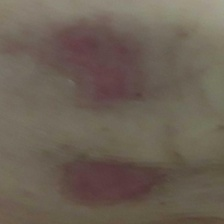
#> input picture tmp_images/caso0-224_orig_224.png, 224 x 224 px, given in place of the camera
$ python collect_negative_samples.py
#> lines starting #> are read from the running program, lines starting #| are printed output that depends on the picture
#!/usr/bin/env python3
"""
HEAL+ — Coleta de Amostras Negativas para Treinamento YOLO

Este script captura frames da webcam que NÃO contêm feridas,
para usar como exemplos negativos no treinamento do modelo YOLO.

Tipos de negativos úteis:
  - Pele saudável (braços, mãos, pernas)
  - Rostos
  - Superfícies (mesas, roupas, pisos)
  - Objetos médicos (curativos limpos, luvas)

Uso:
  python scripts/collect_negative_samples.py --output dataset/negative_samples
  python scripts/collect_negative_samples.py --output dataset/negative_samples --camera 1
  python scripts/collect_negative_samples.py --augment  # Aumenta amostras existentes

Instruções:
  - Pressione ESPAÇO para capturar o frame atual
  - Pressione 'a' para ativar captura automática (1 frame/segundo)
  - Pressione 'q' para sair
  - Movimente a câmera mostrando pele saudável, rostos, objetos, superfícies
"""

import argparse
import sys
import time
from pathlib import Path

import cv2
import numpy as np

# Adiciona raiz do projeto ao path
PROJECT_ROOT = Path(__file__).resolve().parent.parent
sys.path.insert(0, str(PROJECT_ROOT))


def collect_from_webcam(output_dir: Path, camera_id: int = 0):
    """Captura frames da webcam interativamente."""
#> called with camera_id = 0
    output_dir.mkdir(parents=True, exist_ok=True)

    cap = cv2.VideoCapture(camera_id)
    if not cap.isOpened():
        print(f"[ERRO] Não foi possível abrir a câmera {camera_id}")
        return

    cap.set(cv2.CAP_PROP_FRAME_WIDTH, 1280)
    cap.set(cv2.CAP_PROP_FRAME_HEIGHT, 720)

    # Conta arquivos existentes para continuar a numeração
    existing = list(output_dir.glob("neg_*.jpg"))
    counter = len(existing)
    auto_capture = False
    last_auto = 0.0

    print(f"\n{'='*60}")
    print(f"  HEAL+ Coleta de Amostras Negativas")
    print(f"{'='*60}")
    print(f"  Diretório: {output_dir}")
    print(f"  Imagens existentes: {counter}")
    print(f"  Camera: {camera_id}")
    print(f"")
    print(f"  [ESPAÇO] Capturar frame")
    print(f"  [A]      Captura automática (1/s)")
    print(f"  [Q]      Sair")
    print(f"{'='*60}\n")

    while True:
        ret, frame = cap.read()
#> frame is the input picture: shape (224, 224, 3); mean B, G, R 84.6, 96.4, 108.1
        if not ret:
            time.sleep(0.01)
            continue

        display = frame.copy()
        h, w = display.shape[:2]
#> h = 224; w = 224

        # HUD
        cv2.rectangle(display, (8, 8), (350, 80), (0, 0, 0), -1)
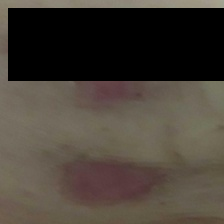
#> display: shape (224, 224, 3); mean B, G, R 56, 64.8, 72.4
        cv2.rectangle(display, (8, 8), (350, 80), (0, 200, 255), 1)
        mode = "AUTO" if auto_capture else "MANUAL"
        cv2.putText(display, f"NEGATIVAS  |  {mode}  |  #{counter}",
                     (14, 32), cv2.FONT_HERSHEY_SIMPLEX, 0.6, (0, 200, 255), 1)
        cv2.putText(display, "[ESPACO] Capturar  [A] Auto  [Q] Sair",
                     (14, 60), cv2.FONT_HERSHEY_SIMPLEX, 0.45, (200, 200, 200), 1)
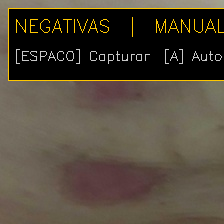
#> display: shape (224, 224, 3); mean B, G, R 57.8, 70.6, 79.2

        cv2.imshow("HEAL+ Coleta de Negativos", display)

        # Captura automática
        if auto_capture and (time.time() - last_auto) >= 1.0:
            fname = output_dir / f"neg_{counter:05d}.jpg"
            cv2.imwrite(str(fname), frame)
            counter += 1
            last_auto = time.time()
            print(f"  [AUTO] Salvo: {fname.name}  (total: {counter})")

        key = cv2.waitKey(30) & 0xFF
#> (key q is pressed here)
        if key == ord('q'):
            break
        elif key == ord(' '):
            fname = output_dir / f"neg_{counter:05d}.jpg"
            cv2.imwrite(str(fname), frame)
            counter += 1
            print(f"  [MANUAL] Salvo: {fname.name}  (total: {counter})")
        elif key == ord('a'):
            auto_capture = not auto_capture
            state = "LIGADA" if auto_capture else "DESLIGADA"
            print(f"  Captura automática: {state}")

    cap.release()
    cv2.destroyAllWindows()
    print(f"\nTotal de amostras negativas: {counter}")


# [93 lines left out: functions augment_negatives, create_yolo_negative_labels, not called in this run]


def main():
    parser = argparse.ArgumentParser(
        description="HEAL+ — Coleta e Augmentação de Amostras Negativas"
    )
    parser.add_argument(
        "--output", "-o",
        type=str,
        default="dataset/negative_samples",
        help="Diretório de saída para as imagens (default: dataset/negative_samples)",
    )
    parser.add_argument(
        "--camera", "-c",
        type=int,
        default=0,
        help="ID da câmera (default: 0)",
    )
    parser.add_argument(
        "--augment",
        action="store_true",
        help="Apenas aumenta amostras negativas existentes (sem webcam)",
    )
    parser.add_argument(
        "--copies",
        type=int,
        default=3,
        help="Número de cópias por imagem na augmentação (default: 3)",
    )
    parser.add_argument(
        "--labels",
        action="store_true",
        help="Gera labels YOLO vazios para as amostras negativas",
    )
    args = parser.parse_args()

    output_dir = Path(args.output)

    if args.labels:
        label_dir = output_dir.parent / "yolo_wounds" / "labels" / "train"
        create_yolo_negative_labels(output_dir, label_dir)
    elif args.augment:
        augment_negatives(output_dir, copies=args.copies)
    else:
        collect_from_webcam(output_dir, camera_id=args.camera)

        # Pergunta se quer aumentar
#> (the run stopped early here; a loop or call above may not have finished)

$ run again, on tmp_images/caso1-224_orig_224.png
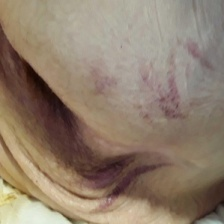
#> input picture tmp_images/caso1-224_orig_224.png, 224 x 224 px, given in place of the camera
#> in collect_from_webcam, frame is the input picture: shape (224, 224, 3); mean B, G, R 109, 126.7, 143.9
#> in collect_from_webcam, `cv2.rectangle(display, (8, 8), (350, 80), (0, 0, 0), -1)`:
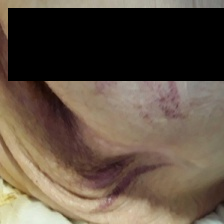
#> display: shape (224, 224, 3); mean B, G, R 67, 80.6, 94.6
#> in collect_from_webcam, `cv2.putText(display, "[ESPACO] Capturar  [A] Auto  [Q] Sair", (14, 60)..`:
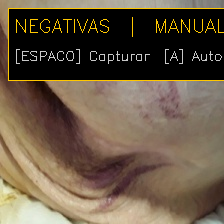
#> display: shape (224, 224, 3); mean B, G, R 68.8, 86.3, 101.4
